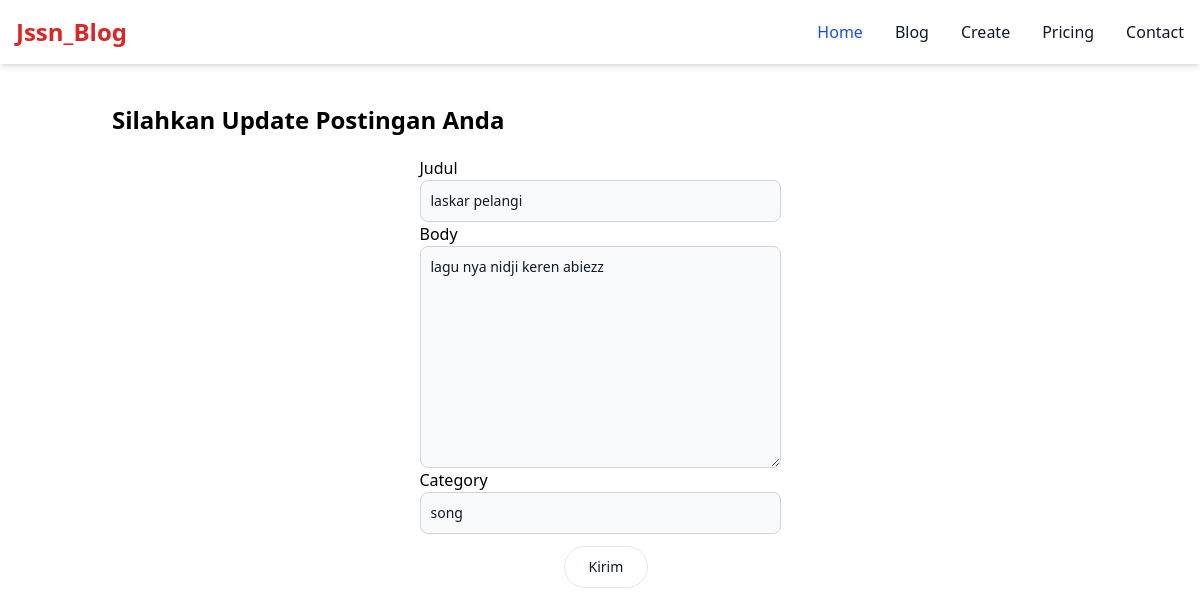
The page /blog/update/14/ on the database its author committed.
### blog/models.py (models this page shows, shortened)
class PostModel(models.Model):
    judul = models.CharField(max_length=20,validators=[validate_judul])
    body = models.TextField()
    category = models.CharField(max_length=20)

### blog/views.py (the view)
# urls.py: path('update/<int:id_update>/', views.update, name='update'),
def update(request,id_update):
   form_update = PostModel.objects.get(id=id_update)
   data = {
       'judul' : form_update.judul,
       'body'  : form_update.body,
       'category' : form_update.category,
   }
   akun_form = CreateForms(request.POST or None,initial=data,instance=form_update)
   if request.method == 'POST':
        if akun_form.is_valid():
            akun_form.save()
            return HttpResponseRedirect('/blog')
   context = {
        'judul' : 'Update',
        'isi'   : 'Silahkan Update Postingan Anda',
        'form'  : akun_form,
        }
   return render(request,'create.html',context)

### blog/templates/create.html (shortened to what this page needs)
{% extends 'base.html' %}
{% block content %}
<form method="POST">
    <div>
        {{form.judul.label}}
        {{form.judul}}
    </div>
    <div>
        {{form.body.label}}
        {{form.body}}
    </div>
    <div>
        {{form.category.label}}
        {{form.category}}
    </div>
    <button type="submit" class="ml-36 mt-3 py-2.5 px-6 me-2 mb-2 text-sm font-medium text-gray-900 focus:outline-none bg-white rounded-full border border-gray-200 hover:bg-gray-100 hover:text-blue-700 focus:z-10 focus:ring-4 focus:ring-gray-100 dark:focus:ring-gray-700 dark:bg-gray-800 dark:text-gray-400 dark:border-gray-600 dark:hover:text-white dark:hover:bg-gray-700">Kirim</button>
</form>
{% endblock content %}

### rows shown on the page
PostModel: judul "laskar pelangi", body "lagu nya nidji keren abiezz", category "song"

### other values the page prints
{{ isi }} "Silahkan Update Postingan Anda"
